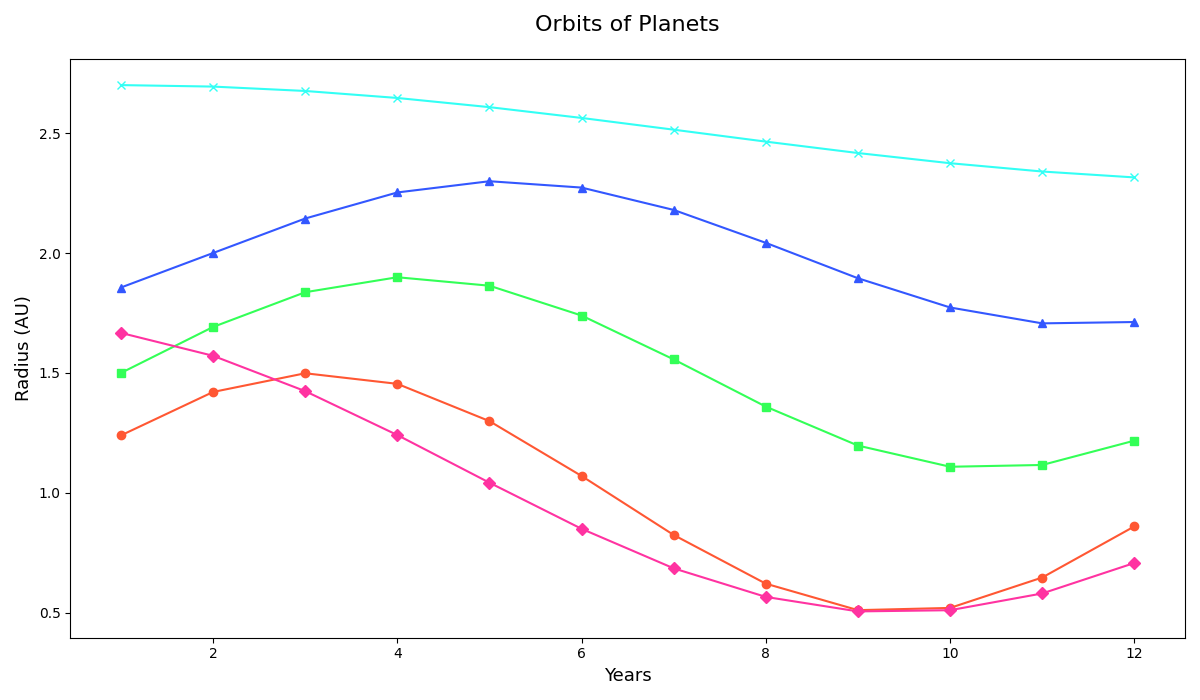

The script that drew this image:
import numpy as np
import matplotlib.pyplot as plt

years = np.linspace(1, 12, 12)
orbital_radius_a = np.sin(years / 2) * 0.5 + 1
orbital_radius_b = np.sin((years - 1) / 2) * 0.4 + 1.5
orbital_radius_c = np.sin((years - 2) / 2) * 0.3 + 2
orbital_radius_d = np.cos(years / 3) * 0.6 + 1.1
orbital_radius_e = np.cos((years - 1) / 4) * 0.2 + 2.5

fig, ax = plt.subplots(figsize=(12, 7))

ax.plot(years, orbital_radius_a, linestyle='-', marker='o', color='#FF5733')
ax.plot(years, orbital_radius_b, linestyle='-', marker='s', color='#33FF57')
ax.plot(years, orbital_radius_c, linestyle='-', marker='^', color='#3357FF')
ax.plot(years, orbital_radius_d, linestyle='-', marker='D', color='#FF33A1')
ax.plot(years, orbital_radius_e, linestyle='-', marker='x', color='#33FFF5')

ax.set_title("Orbits of Planets", fontsize=16, pad=20)
ax.set_xlabel("Years", fontsize=13)
ax.set_ylabel("Radius (AU)", fontsize=13)

plt.tight_layout()
plt.show()
